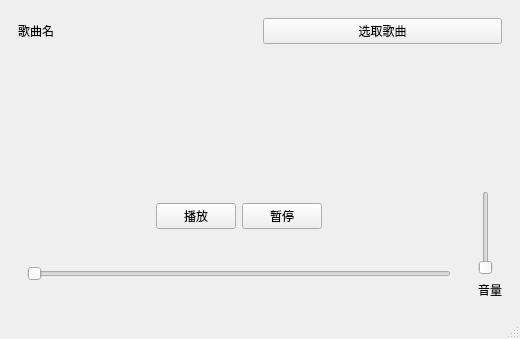
<?xml version="1.0" encoding="UTF-8"?>
<ui version="4.0">
 <class>MainWindow</class>
 <widget class="QMainWindow" name="MainWindow">
  <property name="geometry">
   <rect>
    <x>0</x>
    <y>0</y>
    <width>520</width>
    <height>339</height>
   </rect>
  </property>
  <property name="windowTitle">
   <string>MainWindow</string>
  </property>
  <widget class="QWidget" name="centralwidget">
   <layout class="QVBoxLayout" name="verticalLayout_2">
    <item>
     <widget class="QWidget" name="widget_5" native="true">
      <layout class="QHBoxLayout" name="horizontalLayout_4">
       <item>
        <widget class="QLabel" name="name">
         <property name="text">
          <string>歌曲名</string>
         </property>
        </widget>
       </item>
       <item>
        <widget class="QPushButton" name="select">
         <property name="cursor">
          <cursorShape>PointingHandCursor</cursorShape>
         </property>
         <property name="text">
          <string>选取歌曲</string>
         </property>
        </widget>
       </item>
      </layout>
     </widget>
    </item>
    <item>
     <spacer name="verticalSpacer">
      <property name="orientation">
       <enum>Qt::Orientation::Vertical</enum>
      </property>
      <property name="sizeHint" stdset="0">
       <size>
        <width>20</width>
        <height>40</height>
       </size>
      </property>
     </spacer>
    </item>
    <item>
     <spacer name="verticalSpacer_2">
      <property name="orientation">
       <enum>Qt::Orientation::Vertical</enum>
      </property>
      <property name="sizeHint" stdset="0">
       <size>
        <width>20</width>
        <height>40</height>
       </size>
      </property>
     </spacer>
    </item>
    <item>
     <widget class="QWidget" name="widget_4" native="true">
      <property name="maximumSize">
       <size>
        <width>16777215</width>
        <height>16777214</height>
       </size>
      </property>
      <property name="cursor">
       <cursorShape>ArrowCursor</cursorShape>
      </property>
      <layout class="QHBoxLayout" name="horizontalLayout_3">
       <property name="spacing">
        <number>0</number>
       </property>
       <property name="leftMargin">
        <number>0</number>
       </property>
       <property name="topMargin">
        <number>0</number>
       </property>
       <property name="rightMargin">
        <number>0</number>
       </property>
       <property name="bottomMargin">
        <number>0</number>
       </property>
       <item>
        <widget class="QWidget" name="widget_3" native="true">
         <layout class="QVBoxLayout" name="verticalLayout">
          <item>
           <widget class="QWidget" name="widget_2" native="true">
            <layout class="QHBoxLayout" name="horizontalLayout_2">
             <item>
              <spacer name="horizontalSpacer">
               <property name="orientation">
                <enum>Qt::Orientation::Horizontal</enum>
               </property>
               <property name="sizeHint" stdset="0">
                <size>
                 <width>40</width>
                 <height>20</height>
                </size>
               </property>
              </spacer>
             </item>
             <item>
              <widget class="QPushButton" name="play">
               <property name="cursor">
                <cursorShape>PointingHandCursor</cursorShape>
               </property>
               <property name="text">
                <string>播放</string>
               </property>
              </widget>
             </item>
             <item>
              <widget class="QPushButton" name="stop">
               <property name="cursor">
                <cursorShape>PointingHandCursor</cursorShape>
               </property>
               <property name="text">
                <string>暂停</string>
               </property>
              </widget>
             </item>
             <item>
              <spacer name="horizontalSpacer_2">
               <property name="orientation">
                <enum>Qt::Orientation::Horizontal</enum>
               </property>
               <property name="sizeHint" stdset="0">
                <size>
                 <width>40</width>
                 <height>20</height>
                </size>
               </property>
              </spacer>
             </item>
            </layout>
           </widget>
          </item>
          <item>
           <widget class="QWidget" name="widget" native="true">
            <layout class="QHBoxLayout" name="horizontalLayout">
             <item>
              <widget class="QSlider" name="process">
               <property name="orientation">
                <enum>Qt::Orientation::Horizontal</enum>
               </property>
              </widget>
             </item>
            </layout>
           </widget>
          </item>
         </layout>
        </widget>
       </item>
       <item>
        <widget class="QWidget" name="widget_6" native="true">
         <layout class="QVBoxLayout" name="verticalLayout_3">
          <item>
           <widget class="QSlider" name="volume">
            <property name="orientation">
             <enum>Qt::Orientation::Vertical</enum>
            </property>
           </widget>
          </item>
          <item>
           <widget class="QLabel" name="label">
            <property name="text">
             <string>音量</string>
            </property>
           </widget>
          </item>
         </layout>
        </widget>
       </item>
      </layout>
     </widget>
    </item>
   </layout>
  </widget>
  <widget class="QMenuBar" name="menubar">
   <property name="geometry">
    <rect>
     <x>0</x>
     <y>0</y>
     <width>520</width>
     <height>18</height>
    </rect>
   </property>
  </widget>
  <widget class="QStatusBar" name="statusbar"/>
 </widget>
 <resources/>
 <connections/>
</ui>
